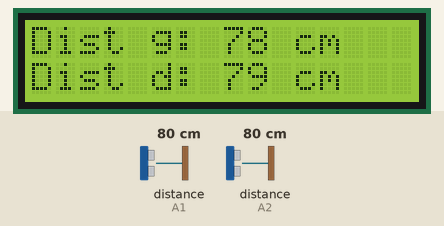
Simulated run of this sketch. Board: Arduino Uno, built with avr-gcc and run on an emulated ATmega328P. On the bench: 16×2 character LCD. Wiring (inferred from the names in the program): 2 × ultrasonic range finder: trigger pin 9, echo A2 / trigger pin 10, echo A1. The test bench sets the inputs (shaded band); at power-on: distance to the obstacle (sensors on A2, A1) 80 cm. The echo pulse lasts 58.3 µs per cm.

Above: at 1.2 s.
1.3 s: distance to the obstacle (sensor on A2) set to 2 cm
At 2.9 s:
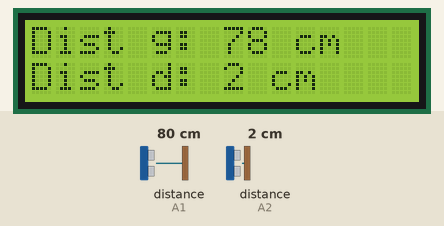
3.2 s: distance to the obstacle (sensor on A1) set to 2 cm
At 4.3 s:
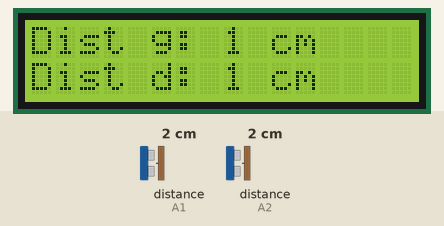
4.8 s: distance to the obstacle (sensor on A2) set to 18 cm
At 6.0 s:
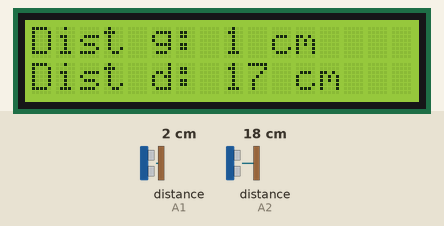
6.3 s: distance to the obstacle (sensor on A2) set to 4 cm
At 7.3 s:
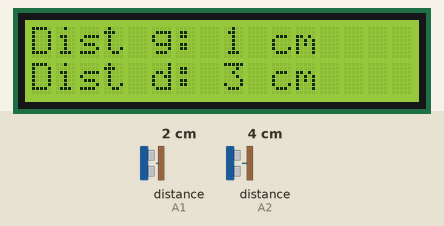
7.9 s: distance to the obstacle (sensor on A1) set to 4 cm
At 8.4 s:
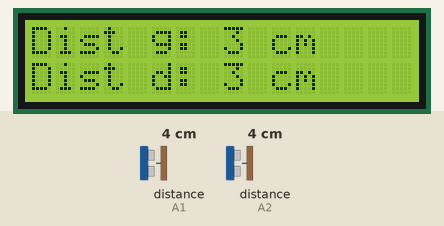
9.4 s: distance to the obstacle (sensor on A1) set to 9 cm
At 10.0 s:
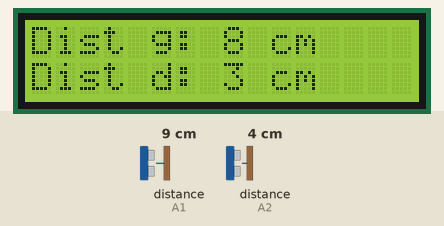
Timing chart, 0 to 11.9 s (numbered marks = the images above; inputs shaded):
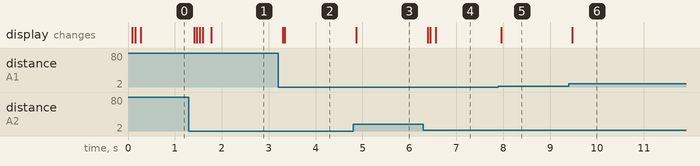

The sketch:

test2.ino
```cpp
#include <Wire.h>
#include <LiquidCrystal_I2C.h>

LiquidCrystal_I2C lcd(0x27, 16, 2);


#define echog A1
#define trigg 10

#define echod A2
#define trigd 9


int distd, distg;
int capteur(int, int);

void setup() {
  lcd.begin();

}

void loop() {

  distg = capteur(echog, trigg);

  lcd.setCursor(0, 0);
  lcd.print("Dist g: ");
  lcd.print(distg);
  lcd.println(" cm    ");
  delay(40);

  distd = capteur(echod, trigd);

  lcd.setCursor(0, 1);
  lcd.print("Dist d: ");
  lcd.print(distd);
  lcd.println(" cm    ");
  delay(40);
}


int capteur(int echo, int trig)
{
  pinMode(trig, OUTPUT);
  pinMode(echo, INPUT);
  digitalWrite(trig, LOW);


  digitalWrite(trig, HIGH);
  delayMicroseconds(15);
  digitalWrite(trig, LOW);

  int temps = pulseIn(echo, HIGH, 5882);
  int dist = temps * 0.034 / 2;

  if (dist == 0)
  {
    dist = 100;
  }

  return dist;
}
```

Measured:
- after the input at 1.3 s, the display: changes after 0.11 s (image 1)
- after the input at 3.2 s, the display: first changes after 0.10 s (image 2 shows a later state)
- after the input at 4.8 s, the display: changes after 0.06 s (image 3)
- after the input at 6.3 s, the display: changes after 0.09 s (image 4)
- after the input at 7.9 s, the display: changes after 0.06 s (image 5)
- after the input at 9.4 s, the display: changes after 0.07 s (image 6)
